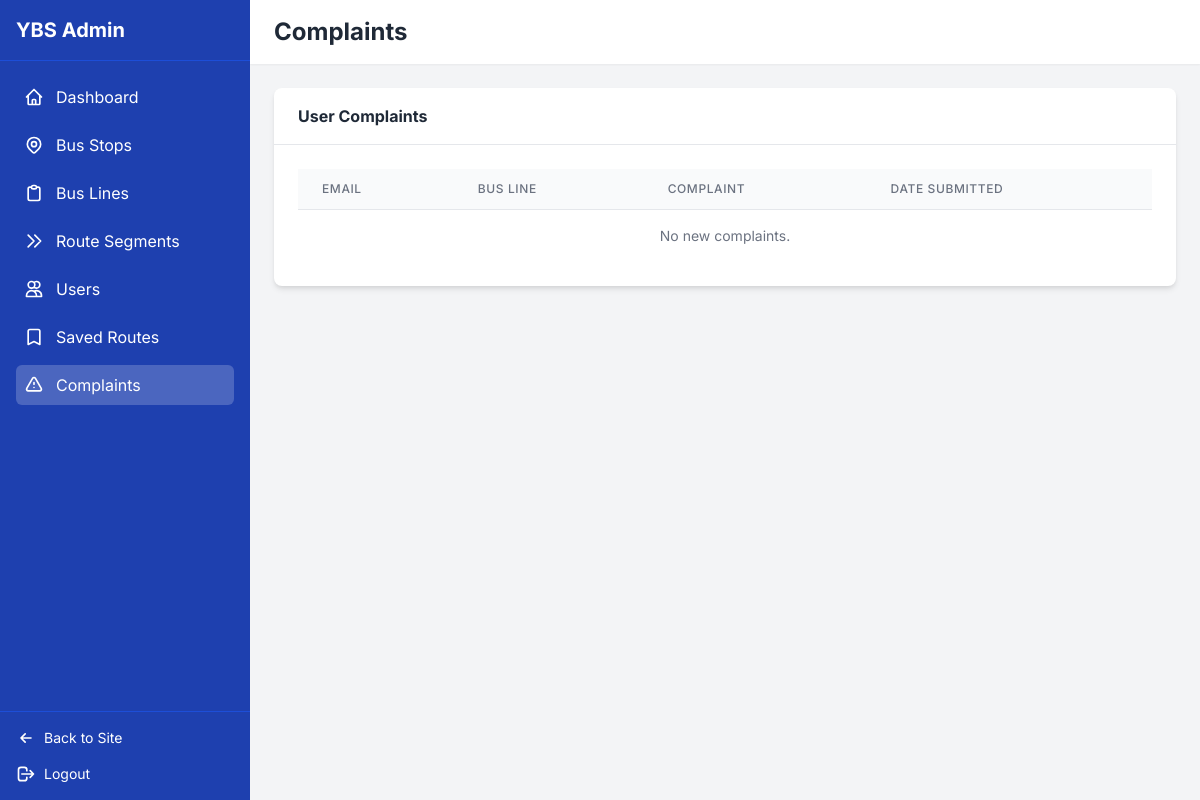
Page /complaints/ on the earlier database version.
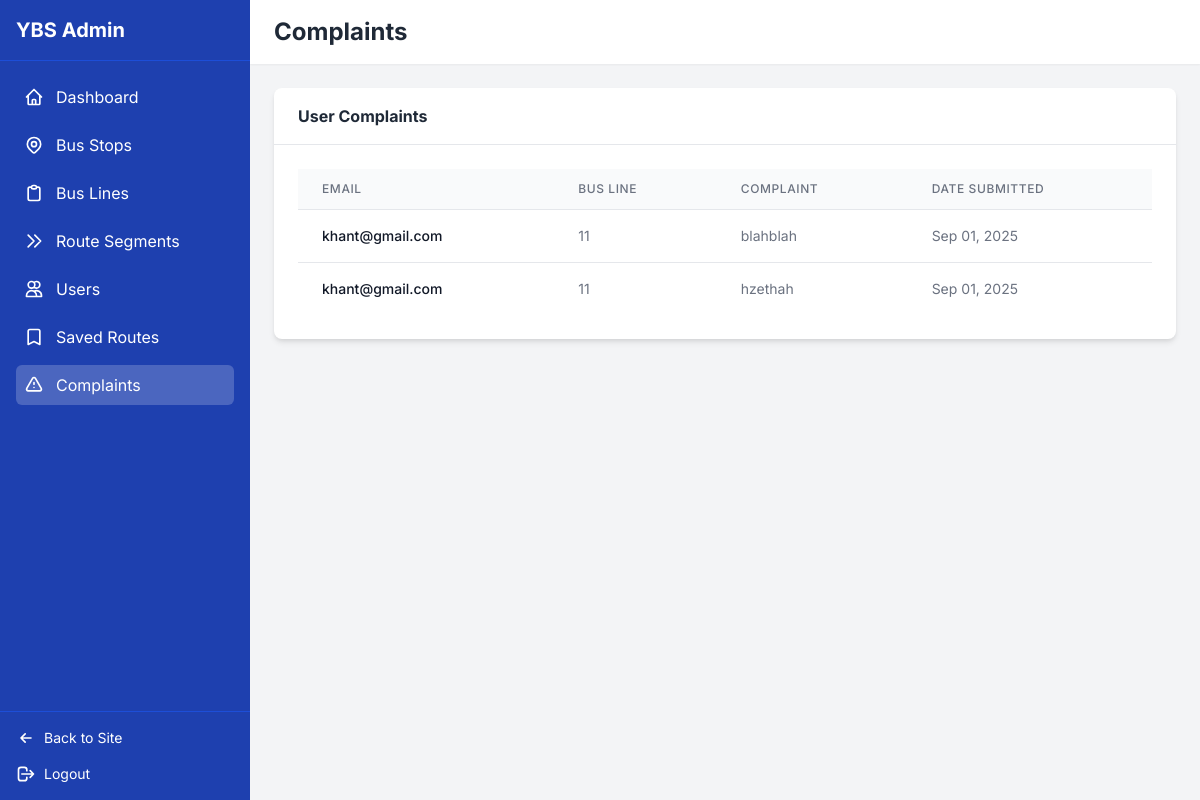
Same page on the later database version.
### bus_routes/models.py (models this page shows, shortened)
class Complaint(models.Model):
    email = models.EmailField(verbose_name="Email")
    bus_line = models.ForeignKey(BusLine, on_delete=models.SET_NULL, null=True, blank=True, verbose_name="Bus Line")
    message = models.TextField(verbose_name="Complaint Message")
    created_at = models.DateTimeField(auto_now_add=True, verbose_name="Date Submitted")
    class Meta:
        verbose_name = "Complaint"
        verbose_name_plural = "Complaints"
        ordering = ['-created_at']

class BusLine(models.Model):
    line_number = models.IntegerField(unique=True, verbose_name="Bus Line Number")
    description = models.TextField(blank=True, verbose_name="Description")
    def __str__(self):
        return str(self.line_number)
    class Meta:
        verbose_name = "Bus Line"
        verbose_name_plural = "Bus Lines"

### bus_routes/views.py (the view)
# urls.py: path('complaints/', views.complaints_view, name='admin_complaints'),
def complaints_view(request):
    complaints = Complaint.objects.all().order_by('-created_at')
    context = {
        'complaints': complaints,
        'active_tab': 'complaints'
    }
    return render(request, 'admin_complaints.html', context)

### templates/admin_complaints.html
{% extends "admin_dashboard.html" %}
{% block header_title %}Complaints{% endblock %}
{% block content %}
<div class="card bg-white overflow-hidden">
    <div class="px-6 py-4 border-b border-gray-200">
        <h2 class="font-bold text-gray-800">User Complaints</h2>
    </div>
    <div class="p-6">
        <div class="overflow-x-auto">
            <table class="min-w-full divide-y divide-gray-200">
                <thead class="bg-gray-50">
                    <tr>
                        <th scope="col" class="px-6 py-3 text-left text-xs font-medium text-gray-500 uppercase tracking-wider">Email</th>
                        <th scope="col" class="px-6 py-3 text-left text-xs font-medium text-gray-500 uppercase tracking-wider">Bus Line</th>
                        <th scope="col" class="px-6 py-3 text-left text-xs font-medium text-gray-500 uppercase tracking-wider">Complaint</th>
                        <th scope="col" class="px-6 py-3 text-left text-xs font-medium text-gray-500 uppercase tracking-wider">Date Submitted</th>
                    </tr>
                </thead>
                <tbody class="bg-white divide-y divide-gray-200">
                    {% for complaint in complaints %}
                    <tr>
                        <td class="px-6 py-4 whitespace-nowrap text-sm font-medium text-gray-900">{{ complaint.email }}</td>
                        <td class="px-6 py-4 whitespace-nowrap text-sm text-gray-500">{{ complaint.bus_line }}</td>
                        <td class="px-6 py-4 text-sm text-gray-500 whitespace-pre-wrap max-w-lg">{{ complaint.message }}</td>
                        <td class="px-6 py-4 whitespace-nowrap text-sm text-gray-500">{{ complaint.created_at|date:"M d, Y" }}</td>
                    </tr>
                    {% empty %}
                    <tr>
                        <td colspan="5" class="px-6 py-4 whitespace-nowrap text-sm text-gray-500 text-center">No new complaints.</td>
                    </tr>
                    {% endfor %}
                </tbody>
            </table>
        </div>
    </div>
</div>
{% endblock %}

### templates/admin_dashboard.html (shortened to what this page needs)
<!DOCTYPE html>
<html lang="en">
<head>
    {% load static %}
    <script src="https://cdn.tailwindcss.com"></script>
</head>
<body>
    <div class="flex h-screen overflow-hidden">
        <div class="sidebar bg-blue-800 text-white flex flex-col">
            <div class="p-4 border-b border-blue-700">
                <h1 class="text-xl font-bold">YBS Admin</h1>
            </div>
            <nav class="flex-1 overflow-y-auto p-4">
                <ul class="space-y-2">
                    <li>
                        <a href="{% url 'admin_dashboard' %}" class="nav-item flex items-center p-2 {% if active_tab == 'dashboard' %}active{% endif %}">
                            Dashboard
                        </a>
                    </li>
                    <li>
                        <a href="{% url 'admin_bus_stops' %}" class="nav-item flex items-center p-2 {% if active_tab == 'bus_stops' %}active{% endif %}">
                            Bus Stops
                        </a>
                    </li>
                    <li>
                        <a href="{% url 'admin_bus_lines' %}" class="nav-item flex items-center p-2 {% if active_tab == 'bus_lines' %}active{% endif %}">
                            Bus Lines
                        </a>
                    </li>
                    <li>
                        <a href="{% url 'admin_route_segments' %}" class="nav-item flex items-center p-2 {% if active_tab == 'route_segments' %}active{% endif %}">
                            <svg xmlns="http://www.w3.org/2000/svg" class="h-5 w-5 mr-3" fill="none" viewBox="0 0 24 24" stroke="currentColor">
                                <path stroke-linecap="round" stroke-linejoin="round" stroke-width="2" d="M13 5l7 7-7 7M5 5l7 7-7 7" />
                            </svg>
                            Route Segments
                        </a>
                    </li>
                    <li>
                        <a href="{% url 'admin_users' %}" class="nav-item flex items-center p-2 {% if active_tab == 'users' %}active{% endif %}">
                            <svg xmlns="http://www.w3.org/2000/svg" class="h-5 w-5 mr-3" fill="none" viewBox="0 0 24 24" stroke="currentColor">
                                <path stroke-linecap="round" stroke-linejoin="round" stroke-width="2" d="M12 4.354a4 4 0 110 5.292M15 21H3v-1a6 6 0 0112 0v1zm0 0h6v-1a6 6 0 00-9-5.197M13 7a4 4 0 11-8 0 4 4 0 018 0z" />
                            </svg>
                            Users
                        </a>
                    </li>
                    <li>
                        <a href="{% url 'admin_saved_routes' %}" class="nav-item flex items-center p-2 {% if active_tab == 'saved_routes' %}active{% endif %}">
                            <svg xmlns="http://www.w3.org/2000/svg" class="h-5 w-5 mr-3" fill="none" viewBox="0 0 24 24" stroke="currentColor">
                                <path stroke-linecap="round" stroke-linejoin="round" stroke-width="2" d="M5 5a2 2 0 012-2h10a2 2 0 012 2v16l-7-3.5L5 21V5z" />
                            </svg>
                            Saved Routes
                        </a>
                    </li>
                    <li>
                        <a href="{% url 'admin_complaints' %}" class="nav-item flex items-center p-2 {% if active_tab == 'complaints' %}active{% endif %}">
                            Complaints
                        </a>
                    </li>
                </ul>
            </nav>
            <div class="p-4 border-t border-blue-700">
                <a href="{% url 'home' %}" class="flex items-center text-sm">
                    <svg xmlns="http://www.w3.org/2000/svg" class="h-5 w-5 mr-2" fill="none" viewBox="0 0 24 24" stroke="currentColor">
                        <path stroke-linecap="round" stroke-linejoin="round" stroke-width="2" d="M11 17l-5-5m0 0l5-5m-5 5h12" />
                    </svg>
                    Back to Site
                </a>
                <a href="{% url 'logout' %}" class="flex items-center text-sm mt-4">
                    <svg xmlns="http://www.w3.org/2000/svg" class="h-5 w-5 mr-2" fill="none" viewBox="0 0 24 24" stroke="currentColor">
                        <path stroke-linecap="round" stroke-linejoin="round" stroke-width="2" d="M17 16l4-4m0 0l-4-4m4 4H7m6 4v1a3 3 0 01-3 3H6a3 3 0 01-3-3V7a3 3 0 013-3h4a3 3 0 013 3v1" />
                    </svg>
                    Logout
                </a>
            </div>
        </div>
        <div class="content flex-1 overflow-y-auto">
            <header class="bg-white shadow-sm">
                <div class="px-6 py-4">
                    <h1 class="text-2xl font-bold text-gray-800">{% block header_title %}Admin Dashboard{% endblock %}</h1>
                </div>
            </header>
            <main class="p-6">
                {% block content %}{% endblock %}
            </main>
        </div>
    </div>
</body>
</html>

### templates/admin_dashboard.html (style rules this page uses)
body { font-family: 'Inter', sans-serif; background-color: #f3f4f6; }
.sidebar { width: 250px; transition: all 0.3s; }
.content { transition: all 0.3s; }
.card { transition: all 0.3s ease; border-radius: 0.5rem; overflow: hidden; box-shadow: 0 4px 6px -1px rgba(0, 0, 0, 0.1), 0 2px 4px -1px rgba(0, 0, 0, 0.06); }
.nav-item { transition: all 0.2s; border-radius: 0.375rem; }
.nav-item.active { background-color: rgba(255, 255, 255, 0.2); }

Differences in the rows shown:
added Complaint: email "khant@gmail.com", bus_line "11", message "blahblah", created_at "Sep 01, 2025"
added Complaint: email "khant@gmail.com", bus_line "11", message "hzethah", created_at "Sep 01, 2025"
Other differences:
text no longer shown: "No new complaints."
